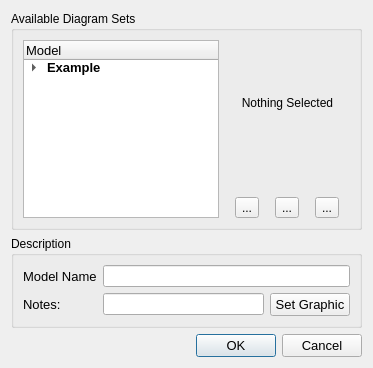
<?xml version="1.0" encoding="UTF-8"?>
<ui version="4.0">
 <class>DrDiagramManager</class>
 <widget class="QDialog" name="DrDiagramManager">
  <property name="geometry">
   <rect>
    <x>0</x>
    <y>0</y>
    <width>373</width>
    <height>368</height>
   </rect>
  </property>
  <property name="windowTitle">
   <string>Dialog</string>
  </property>
  <layout class="QGridLayout" name="gridLayout_3">
   <item row="0" column="0">
    <widget class="QGroupBox" name="groupBox">
     <property name="title">
      <string>Available Diagram Sets</string>
     </property>
     <layout class="QGridLayout" name="gridLayout">
      <item row="0" column="1">
       <layout class="QVBoxLayout" name="verticalLayout">
        <item>
         <widget class="QLabel" name="label">
          <property name="minimumSize">
           <size>
            <width>125</width>
            <height>125</height>
           </size>
          </property>
          <property name="maximumSize">
           <size>
            <width>125</width>
            <height>125</height>
           </size>
          </property>
          <property name="font">
           <font>
            <pointsize>9</pointsize>
           </font>
          </property>
          <property name="text">
           <string>Nothing Selected</string>
          </property>
          <property name="pixmap">
           <pixmap resource="Resources.qrc">:/images/MAGPIE.png</pixmap>
          </property>
          <property name="scaledContents">
           <bool>true</bool>
          </property>
          <property name="alignment">
           <set>Qt::AlignCenter</set>
          </property>
         </widget>
        </item>
        <item>
         <spacer name="verticalSpacer">
          <property name="orientation">
           <enum>Qt::Vertical</enum>
          </property>
          <property name="sizeHint" stdset="0">
           <size>
            <width>20</width>
            <height>40</height>
           </size>
          </property>
         </spacer>
        </item>
        <item>
         <layout class="QHBoxLayout" name="horizontalLayout">
          <item>
           <widget class="QToolButton" name="toolButton">
            <property name="toolTip">
             <string>New</string>
            </property>
            <property name="text">
             <string>...</string>
            </property>
            <property name="icon">
             <iconset resource="Resources.qrc">
              <normaloff>:/icons/icons/new.png</normaloff>:/icons/icons/new.png</iconset>
            </property>
            <property name="autoRaise">
             <bool>false</bool>
            </property>
           </widget>
          </item>
          <item>
           <widget class="QToolButton" name="toolButton_2">
            <property name="toolTip">
             <string>Copy</string>
            </property>
            <property name="text">
             <string>...</string>
            </property>
            <property name="icon">
             <iconset resource="Resources.qrc">
              <normaloff>:/icons/icons/copy.png</normaloff>:/icons/icons/copy.png</iconset>
            </property>
            <property name="autoRaise">
             <bool>false</bool>
            </property>
           </widget>
          </item>
          <item>
           <widget class="QToolButton" name="toolButton_3">
            <property name="toolTip">
             <string>Delete</string>
            </property>
            <property name="text">
             <string>...</string>
            </property>
            <property name="icon">
             <iconset resource="Resources.qrc">
              <normaloff>:/icons/icons/delete.png</normaloff>:/icons/icons/delete.png</iconset>
            </property>
            <property name="autoRaise">
             <bool>false</bool>
            </property>
           </widget>
          </item>
         </layout>
        </item>
       </layout>
      </item>
      <item row="0" column="0">
       <widget class="QTreeWidget" name="treeWidget">
        <column>
         <property name="text">
          <string>Model</string>
         </property>
         <property name="font">
          <font>
           <pointsize>10</pointsize>
          </font>
         </property>
        </column>
        <column>
         <property name="text">
          <string/>
         </property>
        </column>
        <item>
         <property name="text">
          <string>Example</string>
         </property>
         <property name="font">
          <font>
           <pointsize>10</pointsize>
           <weight>75</weight>
           <bold>true</bold>
          </font>
         </property>
         <property name="text">
          <string/>
         </property>
         <item>
          <property name="text">
           <string>MAGPIE</string>
          </property>
          <property name="font">
           <font>
            <pointsize>10</pointsize>
           </font>
          </property>
         </item>
        </item>
       </widget>
      </item>
     </layout>
    </widget>
   </item>
   <item row="1" column="0">
    <widget class="QGroupBox" name="groupBox_2">
     <property name="title">
      <string>Description</string>
     </property>
     <layout class="QGridLayout" name="gridLayout_2">
      <item row="0" column="0">
       <widget class="QLabel" name="label_2">
        <property name="font">
         <font>
          <pointsize>10</pointsize>
         </font>
        </property>
        <property name="text">
         <string>Model Name</string>
        </property>
       </widget>
      </item>
      <item row="0" column="1" colspan="2">
       <widget class="QLineEdit" name="leName">
        <property name="whatsThis">
         <string>&lt;html&gt;&lt;head&gt;&lt;meta name=&quot;qrichtext&quot; content=&quot;1&quot; /&gt;&lt;style type=&quot;text/css&quot;&gt;
p, li { white-space: pre-wrap; }
&lt;/style&gt;&lt;/head&gt;&lt;body style=&quot; font-family:'Sans Serif'; font-size:9pt; font-weight:400; font-style:normal; text-decoration:none;&quot;&gt;
&lt;p style=&quot; margin-top:0px; margin-bottom:0px; margin-left:0px; margin-right:0px; -qt-block-indent:0; text-indent:0px;&quot;&gt;Enter the name of the crop you are defining in this field. You do not need a unique name. You can have, for example, 10 crops defined, all named &quot;Wheat&quot;. LandUse Analyst uses a special method of saving the crops to eliminate the issue of duplicate filenames.&lt;/p&gt;&lt;/body&gt;&lt;/html&gt;</string>
        </property>
       </widget>
      </item>
      <item row="1" column="0">
       <widget class="QLabel" name="label_4">
        <property name="font">
         <font>
          <pointsize>10</pointsize>
         </font>
        </property>
        <property name="text">
         <string>Notes:</string>
        </property>
       </widget>
      </item>
      <item row="1" column="1">
       <widget class="QLineEdit" name="leDescription">
        <property name="whatsThis">
         <string>&lt;html&gt;&lt;head&gt;&lt;meta name=&quot;qrichtext&quot; content=&quot;1&quot; /&gt;&lt;style type=&quot;text/css&quot;&gt;
p, li { white-space: pre-wrap; }
&lt;/style&gt;&lt;/head&gt;&lt;body style=&quot; font-family:'Sans Serif'; font-size:9pt; font-weight:400; font-style:normal; text-decoration:none;&quot;&gt;
&lt;p style=&quot; margin-top:0px; margin-bottom:0px; margin-left:0px; margin-right:0px; -qt-block-indent:0; text-indent:0px;&quot;&gt;Because LandUse Analyst allows more than one type of crop to be defined, the Notes: field allows you to give a brief description of the the crop. For example, you may have two &quot;Wheat&quot; crops defined, and the Notes: fields could contain &quot;Hard Red&quot; and &quot;Soft White&quot; to distinguish between them.&lt;/p&gt;&lt;/body&gt;&lt;/html&gt;</string>
        </property>
       </widget>
      </item>
      <item row="1" column="2">
       <widget class="QPushButton" name="pbnCropPic">
        <property name="sizePolicy">
         <sizepolicy hsizetype="Fixed" vsizetype="Fixed">
          <horstretch>0</horstretch>
          <verstretch>0</verstretch>
         </sizepolicy>
        </property>
        <property name="font">
         <font>
          <pointsize>10</pointsize>
         </font>
        </property>
        <property name="text">
         <string>Set Graphic</string>
        </property>
       </widget>
      </item>
     </layout>
    </widget>
   </item>
   <item row="2" column="0">
    <widget class="QDialogButtonBox" name="buttonBox">
     <property name="font">
      <font>
       <pointsize>10</pointsize>
      </font>
     </property>
     <property name="orientation">
      <enum>Qt::Horizontal</enum>
     </property>
     <property name="standardButtons">
      <set>QDialogButtonBox::Cancel|QDialogButtonBox::Ok</set>
     </property>
    </widget>
   </item>
  </layout>
 </widget>
 <resources>
  <include location="Resources.qrc"/>
 </resources>
 <connections>
  <connection>
   <sender>buttonBox</sender>
   <signal>accepted()</signal>
   <receiver>DrDiagramManager</receiver>
   <slot>accept()</slot>
   <hints>
    <hint type="sourcelabel">
     <x>248</x>
     <y>254</y>
    </hint>
    <hint type="destinationlabel">
     <x>157</x>
     <y>274</y>
    </hint>
   </hints>
  </connection>
  <connection>
   <sender>buttonBox</sender>
   <signal>rejected()</signal>
   <receiver>DrDiagramManager</receiver>
   <slot>reject()</slot>
   <hints>
    <hint type="sourcelabel">
     <x>316</x>
     <y>260</y>
    </hint>
    <hint type="destinationlabel">
     <x>286</x>
     <y>274</y>
    </hint>
   </hints>
  </connection>
 </connections>
</ui>
